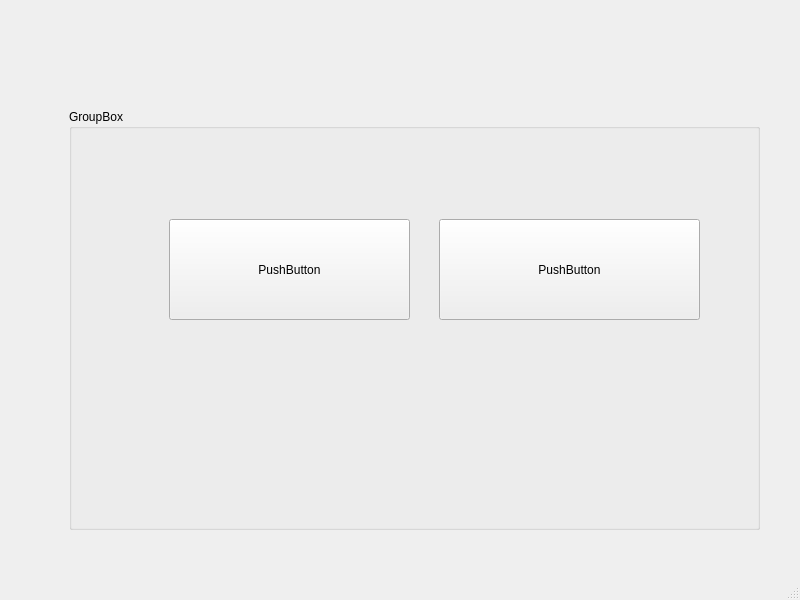
<?xml version="1.0" encoding="UTF-8"?>
<ui version="4.0">
 <class>MainWindow</class>
 <widget class="QMainWindow" name="MainWindow">
  <property name="geometry">
   <rect>
    <x>0</x>
    <y>0</y>
    <width>800</width>
    <height>600</height>
   </rect>
  </property>
  <property name="windowTitle">
   <string>MainWindow</string>
  </property>
  <widget class="QWidget" name="centralwidget">
   <widget class="QGroupBox" name="groupBox">
    <property name="geometry">
     <rect>
      <x>69</x>
      <y>109</y>
      <width>691</width>
      <height>421</height>
     </rect>
    </property>
    <property name="title">
     <string>GroupBox</string>
    </property>
    <widget class="QPushButton" name="pushButton">
     <property name="geometry">
      <rect>
       <x>100</x>
       <y>110</y>
       <width>241</width>
       <height>101</height>
      </rect>
     </property>
     <property name="text">
      <string>PushButton</string>
     </property>
    </widget>
    <widget class="QPushButton" name="pushButton_2">
     <property name="geometry">
      <rect>
       <x>370</x>
       <y>110</y>
       <width>261</width>
       <height>101</height>
      </rect>
     </property>
     <property name="text">
      <string>PushButton</string>
     </property>
    </widget>
   </widget>
  </widget>
  <widget class="QStatusBar" name="statusbar"/>
 </widget>
 <resources/>
 <connections/>
</ui>
